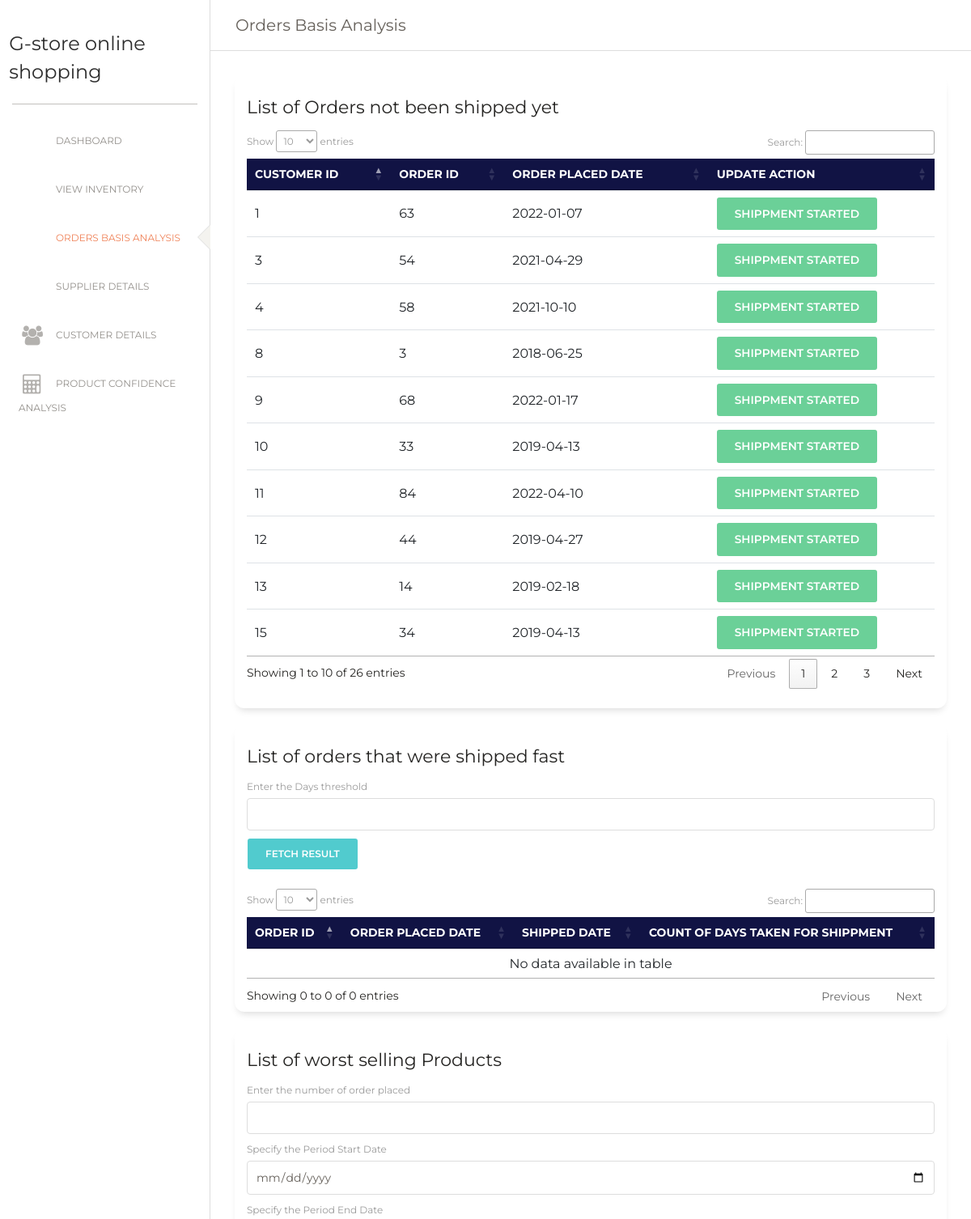
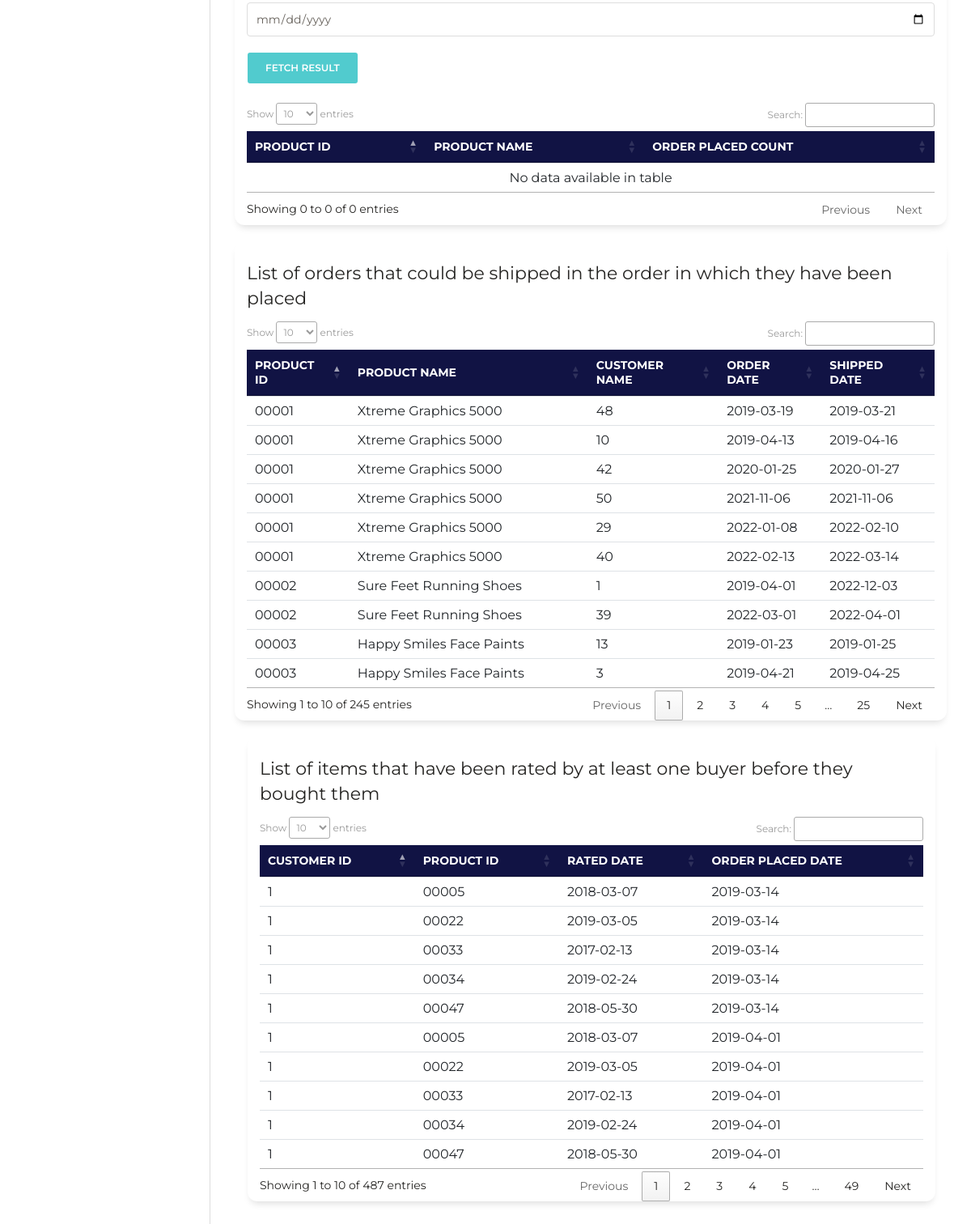
/order_analysis.php, run on the app's committed database (2 pictures, top to bottom).
### tables this page shows
CREATE TABLE `Orders` (
  `OrderID` int(11) NOT NULL,
  `Orderdate` date NOT NULL,
  `Shipdate` date DEFAULT NULL,
  `Paymenttype` enum('VISA','MC','DISCOVER') DEFAULT NULL,
  `CCN` text DEFAULT NULL,
  `CustomerID` int(11) DEFAULT NULL
);

CREATE TABLE `Products` (
  `UPC` varchar(10) NOT NULL,
  `Pname` varchar(50) DEFAULT NULL,
  `Price` int(11) NOT NULL,
  `Sname` varchar(30) DEFAULT NULL,
  `amount` int(11) DEFAULT NULL,
  `reorderlevel` int(11) DEFAULT NULL
);

### order_analysis.php (the view, shortened to what the rows shown need)
<?php
    $conn = OpenCon();
    ?>
<!doctype>
<html>
  <head>
      <link href="https://maxcdn.bootstrapcdn.com/font-awesome/latest/css/font-awesome.min.css" rel="stylesheet">
      <link href="./css/bootstrap.min.css" rel="stylesheet" />
      <link href="./css/dashboard.css?v=2.0.1" rel="stylesheet" />
      <link href="./css/main.css" rel="stylesheet" />
    <link rel="stylesheet" href="https://cdn.datatables.net/1.10.19/css/jquery.dataTables.min.css">
  </head>
  <body>
    <div class="wrapper ">
    <div class="main-panel" style="background-color:#fff">
      <div class="content">
        <div class="row">
          <div class="col-md-12">
            <div class="card ">
              <div class="card-header ">
                      <div class="content" >
                        <div class="row">
                          <div class="col-lg-12">
                        <table class="table table-hover" id="order_not_shipped_yet" >
                  <thead class="table-primary" style="background-color:#111344;color:#fff">
                    <tr>
                      <th scope="col">Customer ID</th>
                      <th scope="col">Order ID</th>
                      <th scope="col">Order Placed Date</th>
                      <th scope="col">Update Action</th>
                                      </tr>
                  </thead>
                  <tbody>
                  <?php
                  $shipping_not_started_query = "select CustomerID, OrderID, Orderdate from Orders where shipdate is null order by Orderdate";
                  $shipping_not_started_query_result = mysqli_query($conn,$shipping_not_started_query);
                  if (mysqli_num_rows($shipping_not_started_query_result)>1)
                  {
                    while($query_executed = mysqli_fetch_array($shipping_not_started_query_result))
                    {
                      ECHO "<tr>
                              <td>".$query_executed['CustomerID']."</td>
                              <td>".$query_executed['OrderID']."</td>
                              <td>".$query_executed['Orderdate']."</td>
                              <td>
                              <button type='submit' class='btn btn-success' data-toggle='modal' data-target='#start_shippment".$query_executed['OrderID']."'>Shippment Started</button>
                              <div class='modal fade' id='start_shippment".$query_executed['OrderID']."' role='dialog'>
                                <div class='modal-dialog'>
                                  <div class='modal-content'>
                                    <div class='modal-header'>
                                      <h4 class='modal-title'>Order shippment update</h4>
                                    </div>
                                    <div class='modal-body'>
                                      <p>Please conform! your updating the shippment date information of the order ID ".$query_executed['OrderID']."</p>
                                    </div>
                                    <div class='modal-footer'>
                                      <a href='order_update.php?OrderID=".$query_executed['OrderID']."'><button type='button' class='btn btn-primary'>Yes</button></a>
                                      <div>
                                      <button type='button' class='btn btn-default' data-dismiss='modal'>No</button>
                                    </div>
                                  </div>
                                </div>
                              </div>
</td>
                              </tr>";
                            }
                          }
                  ?>
                </tbody>
              </table>
                      </div>
                    </div>
                  </div>
            </div>
          </div>
        </div>
      </div>
                  <div class="row">
                    <div class="col-md-12">
                      <div class="card ">
                        <div class="card-header ">
                          <div class="content" >
                            <div class="row">
                              <div class="col-lg-12">
                            <table class="table table-hover" id="fast_shipped" style="width:100%">
                      <thead class="table-primary" style="background-color:#111344;color:#fff">
                        <tr>
                          <th scope="col">Order ID</th>
                          <th scope="col">Order Placed Date</th>
                            <th scope="col">Shipped Date</th>
                          <th scope="col">Count of days taken for shippment</th>
                                          </tr>
                      </thead>
                    </table>
                            </div>
                          </div>
                        </div>
                        </div>
                        </div>
                      </div>
                    </div>
                                      <div class="row">
                                        <div class="col-md-12">
                                          <div class="card ">
                                            <div class="card-header ">
                                              <div class="content" >
                                                <div class="row">
                                                  <div class="col-lg-12">
                                                <table class="table table-hover" id="worst_Selling_product" style="width:100%">
                                          <thead class="table-primary" style="background-color:#111344;color:#fff">
                                            <tr>
                                              <th scope="col">Product ID</th>
                                              <th scope="col">Product Name</th>
                                                <th scope="col">Order placed count</th>
                                                              </tr>
                                          </thead>
                                        </table>
                                                </div>
                                              </div>
                                            </div>
                                            </div>
                                            </div>
                                          </div>
                                        </div>
                                        <div class="row">
                                          <div class="col-md-12">
                                            <div class="card ">
                                              <div class="card-header ">
                                                <div class="content" >
                                                  <div class="row">
                                                    <div class="col-lg-12">
                                                  <table class="table table-hover" id="order_shipped_product" style="width:100%">
                                            <thead class="table-primary" style="background-color:#111344;color:#fff">
                                              <tr>
                                                <th scope="col">Product ID</th>
                                                <th scope="col">Product Name</th>
                                                <th scope="col">Customer Name</th>
                                                <th scope="col">Order date</th>
                                                <th scope="col">shipped date</th>
                                                                </tr>
                                            </thead>
                                            <tbody>
                                              <?php
                                                $worst_Selling_product_query = "select upc,pname,Orderdate,shipdate,customerID From Products join (Orders join Contains using(OrderID)) using(UPC) where amount > Quantity and shipdate is not null;";
                                                $worst_Selling_product_query_result = mysqli_query($conn,$worst_Selling_product_query);
                                                if (mysqli_num_rows($worst_Selling_product_query_result)>1)
                                                {
                                                  while($query_executed = mysqli_fetch_array($worst_Selling_product_query_result))
                                                  {
                                                    Echo "<tr>
                                                                                  <td>".$query_executed['upc']."</td>
                                                                                  <td>".$query_executed['pname']."</td>
                                                                                  <td>".$query_executed['customerID']."</td>
                                                                                  <td>".$query_executed['Orderdate']."</td>
                                                                                  <td>".$query_executed['shipdate']."</td>
                                                          </tr>";
                                                  }
                                                }
                                               ?>
                                            </tbody>
                                          </table>
                                                  </div>
                                                </div>
                                              </div>
                                              </div>
                                              </div>
                                            </div>
                                          </div>
                                          <div class="container" style="margin-right:-1px;">
                                            <div class="content" >
                                            <div class="row">
                                              <div class="col-lg-12">
                                                <div class="card ">
                                                  <div class="card-header ">
                                                    <div class="content" >
                                                      <div class="row">
                                                        <div class="col-lg-12">
                                                      <table class="table table-hover" id="rated_before_order" style="width:100%">
                                                <thead class="table-primary" style="background-color:#111344;color:#fff">
                                                  <tr>
                                                    <th scope="col">Customer ID</th>
                                                    <th scope="col">Product ID</th>
                                                    <th scope="col">Rated date</th>
                                                    <th scope="col">Order Placed date</th>
                                                                    </tr>
                                                </thead>
                                              </table>
                                                      </div>
                                                    </div>
                                                  </div>
                                                  </div>
                                                  </div>
                                                </div>
                                              </div>
                                          </div>
                                          </div>
        </div>
      </div>
    </div>
  </body>
</html>

### data on the page
orders: CustomerID "8", OrderID "3", Orderdate "2018-06-25"
orders: CustomerID "13", OrderID "14", Orderdate "2019-02-18"
orders: CustomerID "15", OrderID "34", Orderdate "2019-04-13"
orders: CustomerID "10", OrderID "33", Orderdate "2019-04-13"
orders: CustomerID "12", OrderID "44", Orderdate "2019-04-27"
orders: CustomerID "3", OrderID "54", Orderdate "2021-04-29"
orders: CustomerID "4", OrderID "58", Orderdate "2021-10-10"
orders: CustomerID "1", OrderID "63", Orderdate "2022-01-07"
orders: CustomerID "9", OrderID "68", Orderdate "2022-01-17"
orders: CustomerID "11", OrderID "84", Orderdate "2022-04-10"
products: UPC "00003", Pname "Happy Smiles Face Paints", orders.CustomerID "13", orders.Orderdate "2019-01-23", orders.Shipdate "2019-01-25", orders.CustomerID "3", orders.Orderdate "2019-04-21", orders.Shipdate "2019-04-25"
products: UPC "00001", Pname "Xtreme Graphics 5000", orders.CustomerID "48", orders.Orderdate "2019-03-19", orders.Shipdate "2019-03-21", orders.CustomerID "10", orders.Orderdate "2019-04-13", orders.Shipdate "2019-04-16", orders.CustomerID "42", orders.Orderdate "2020-01-25", orders.Shipdate "2020-01-27", orders.CustomerID "50", orders.Orderdate "2021-11-06", orders.Shipdate "2021-11-06", orders.CustomerID "29", orders.Orderdate "2022-01-08", orders.Shipdate "2022-02-10", orders.CustomerID "40", orders.Orderdate "2022-02-13", orders.Shipdate "2022-03-14"
products: UPC "00002", Pname "Sure Feet Running Shoes", orders.CustomerID "1", orders.Orderdate "2019-04-01", orders.Shipdate "2022-12-03", orders.CustomerID "39", orders.Orderdate "2022-03-01", orders.Shipdate "2022-04-01"

### other printed values
$query_executed['CustomerID'] "1"
$query_executed['UPC'] "00005"
$query_executed['RatingDate'] "2018-03-07"
$query_executed['Orderdate'] "2019-03-14"
$query_executed['UPC'] "00022"
$query_executed['RatingDate'] "2019-03-05"
$query_executed['UPC'] "00033"
$query_executed['RatingDate'] "2017-02-13"
$query_executed['UPC'] "00034"
$query_executed['RatingDate'] "2019-02-24"
$query_executed['UPC'] "00047"
$query_executed['RatingDate'] "2018-05-30"
$query_executed['Orderdate'] "2019-04-01"
